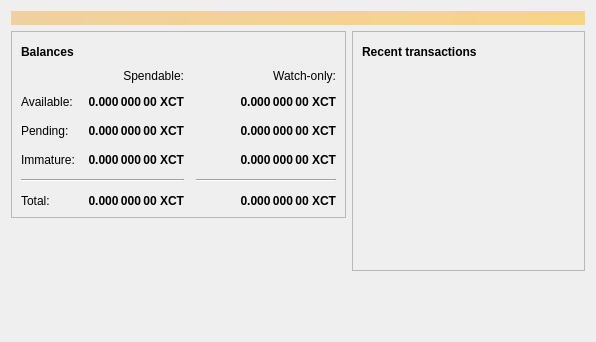
<?xml version="1.0" encoding="UTF-8"?>
<ui version="4.0">
 <class>OverviewPage</class>
 <widget class="QWidget" name="OverviewPage">
  <property name="geometry">
   <rect>
    <x>0</x>
    <y>0</y>
    <width>596</width>
    <height>342</height>
   </rect>
  </property>
  <property name="windowTitle">
   <string>Form</string>
  </property>
  <layout class="QVBoxLayout" name="topLayout">
   <item>
    <widget class="QLabel" name="labelAlerts">
     <property name="visible">
      <bool>false</bool>
     </property>
     <property name="styleSheet">
      <string notr="true">QLabel { background-color: qlineargradient(x1: 0, y1: 0, x2: 1, y2: 0, stop:0 #F0D0A0, stop:1 #F8D488); color:#000000; }</string>
     </property>
     <property name="wordWrap">
      <bool>true</bool>
     </property>
     <property name="margin">
      <number>3</number>
     </property>
     <property name="textInteractionFlags">
      <set>Qt::TextSelectableByMouse</set>
     </property>
    </widget>
   </item>
   <item>
    <layout class="QHBoxLayout" name="horizontalLayout" stretch="1,1">
     <item>
      <layout class="QVBoxLayout" name="verticalLayout_2">
       <item>
        <widget class="QFrame" name="frame">
         <property name="frameShape">
          <enum>QFrame::StyledPanel</enum>
         </property>
         <property name="frameShadow">
          <enum>QFrame::Raised</enum>
         </property>
         <layout class="QVBoxLayout" name="verticalLayout_4">
          <item>
           <layout class="QHBoxLayout" name="horizontalLayout_4">
            <item>
             <widget class="QLabel" name="label_5">
              <property name="font">
               <font>
                <weight>75</weight>
                <bold>true</bold>
               </font>
              </property>
              <property name="text">
               <string>Balances</string>
              </property>
             </widget>
            </item>
            <item>
             <widget class="QPushButton" name="labelWalletStatus">
              <property name="enabled">
               <bool>false</bool>
              </property>
              <property name="maximumSize">
               <size>
                <width>30</width>
                <height>16777215</height>
               </size>
              </property>
              <property name="toolTip">
               <string>The displayed information may be out of date. Your wallet automatically synchronizes with the Bitcoin network after a connection is established, but this process has not completed yet.</string>
              </property>
              <property name="text">
               <string/>
              </property>
              <property name="icon">
               <iconset resource="../bitcoin.qrc">
                <normaloff>:/icons/warning</normaloff>
                <disabledoff>:/icons/warning</disabledoff>:/icons/warning</iconset>
              </property>
              <property name="iconSize">
               <size>
                <width>24</width>
                <height>24</height>
               </size>
              </property>
              <property name="flat">
               <bool>true</bool>
              </property>
             </widget>
            </item>
            <item>
             <spacer name="horizontalSpacer_3">
              <property name="orientation">
               <enum>Qt::Horizontal</enum>
              </property>
              <property name="sizeHint" stdset="0">
               <size>
                <width>40</width>
                <height>20</height>
               </size>
              </property>
             </spacer>
            </item>
           </layout>
          </item>
          <item>
           <layout class="QGridLayout" name="gridLayout">
            <property name="spacing">
             <number>12</number>
            </property>
            <item row="2" column="2">
             <widget class="QLabel" name="labelWatchPending">
              <property name="font">
               <font>
                <weight>75</weight>
                <bold>true</bold>
               </font>
              </property>
              <property name="cursor">
               <cursorShape>IBeamCursor</cursorShape>
              </property>
              <property name="toolTip">
               <string>Unconfirmed transactions to watch-only addresses</string>
              </property>
              <property name="text">
               <string notr="true">0.000 000 00 XCT</string>
              </property>
              <property name="alignment">
               <set>Qt::AlignRight|Qt::AlignTrailing|Qt::AlignVCenter</set>
              </property>
              <property name="textInteractionFlags">
               <set>Qt::LinksAccessibleByMouse|Qt::TextSelectableByKeyboard|Qt::TextSelectableByMouse</set>
              </property>
             </widget>
            </item>
            <item row="2" column="1">
             <widget class="QLabel" name="labelUnconfirmed">
              <property name="font">
               <font>
                <weight>75</weight>
                <bold>true</bold>
               </font>
              </property>
              <property name="cursor">
               <cursorShape>IBeamCursor</cursorShape>
              </property>
              <property name="toolTip">
               <string>Total of transactions that have yet to be confirmed, and do not yet count toward the spendable balance</string>
              </property>
              <property name="text">
               <string notr="true">0.000 000 00 XCT</string>
              </property>
              <property name="alignment">
               <set>Qt::AlignRight|Qt::AlignTrailing|Qt::AlignVCenter</set>
              </property>
              <property name="textInteractionFlags">
               <set>Qt::LinksAccessibleByMouse|Qt::TextSelectableByKeyboard|Qt::TextSelectableByMouse</set>
              </property>
             </widget>
            </item>
            <item row="3" column="2">
             <widget class="QLabel" name="labelWatchImmature">
              <property name="font">
               <font>
                <weight>75</weight>
                <bold>true</bold>
               </font>
              </property>
              <property name="cursor">
               <cursorShape>IBeamCursor</cursorShape>
              </property>
              <property name="toolTip">
               <string>Mined balance in watch-only addresses that has not yet matured</string>
              </property>
              <property name="text">
               <string notr="true">0.000 000 00 XCT</string>
              </property>
              <property name="alignment">
               <set>Qt::AlignRight|Qt::AlignTrailing|Qt::AlignVCenter</set>
              </property>
              <property name="textInteractionFlags">
               <set>Qt::LinksAccessibleByMouse|Qt::TextSelectableByKeyboard|Qt::TextSelectableByMouse</set>
              </property>
             </widget>
            </item>
            <item row="4" column="0" colspan="2">
             <widget class="Line" name="line">
              <property name="orientation">
               <enum>Qt::Horizontal</enum>
              </property>
             </widget>
            </item>
            <item row="4" column="2">
             <widget class="Line" name="lineWatchBalance">
              <property name="sizePolicy">
               <sizepolicy hsizetype="Preferred" vsizetype="Fixed">
                <horstretch>0</horstretch>
                <verstretch>0</verstretch>
               </sizepolicy>
              </property>
              <property name="minimumSize">
               <size>
                <width>140</width>
                <height>0</height>
               </size>
              </property>
              <property name="orientation">
               <enum>Qt::Horizontal</enum>
              </property>
             </widget>
            </item>
            <item row="5" column="0">
             <widget class="QLabel" name="labelTotalText">
              <property name="text">
               <string>Total:</string>
              </property>
             </widget>
            </item>
            <item row="3" column="1">
             <widget class="QLabel" name="labelImmature">
              <property name="font">
               <font>
                <weight>75</weight>
                <bold>true</bold>
               </font>
              </property>
              <property name="cursor">
               <cursorShape>IBeamCursor</cursorShape>
              </property>
              <property name="toolTip">
               <string>Mined balance that has not yet matured</string>
              </property>
              <property name="text">
               <string notr="true">0.000 000 00 XCT</string>
              </property>
              <property name="alignment">
               <set>Qt::AlignRight|Qt::AlignTrailing|Qt::AlignVCenter</set>
              </property>
              <property name="textInteractionFlags">
               <set>Qt::LinksAccessibleByMouse|Qt::TextSelectableByKeyboard|Qt::TextSelectableByMouse</set>
              </property>
             </widget>
            </item>
            <item row="2" column="3">
             <spacer name="horizontalSpacer_2">
              <property name="orientation">
               <enum>Qt::Horizontal</enum>
              </property>
              <property name="sizeHint" stdset="0">
               <size>
                <width>40</width>
                <height>20</height>
               </size>
              </property>
             </spacer>
            </item>
            <item row="3" column="0">
             <widget class="QLabel" name="labelImmatureText">
              <property name="text">
               <string>Immature:</string>
              </property>
             </widget>
            </item>
            <item row="5" column="1">
             <widget class="QLabel" name="labelTotal">
              <property name="font">
               <font>
                <weight>75</weight>
                <bold>true</bold>
               </font>
              </property>
              <property name="cursor">
               <cursorShape>IBeamCursor</cursorShape>
              </property>
              <property name="toolTip">
               <string>Your current total balance</string>
              </property>
              <property name="text">
               <string notr="true">0.000 000 00 XCT</string>
              </property>
              <property name="alignment">
               <set>Qt::AlignRight|Qt::AlignTrailing|Qt::AlignVCenter</set>
              </property>
              <property name="textInteractionFlags">
               <set>Qt::LinksAccessibleByMouse|Qt::TextSelectableByKeyboard|Qt::TextSelectableByMouse</set>
              </property>
             </widget>
            </item>
            <item row="5" column="2">
             <widget class="QLabel" name="labelWatchTotal">
              <property name="font">
               <font>
                <weight>75</weight>
                <bold>true</bold>
               </font>
              </property>
              <property name="cursor">
               <cursorShape>IBeamCursor</cursorShape>
              </property>
              <property name="toolTip">
               <string>Current total balance in watch-only addresses</string>
              </property>
              <property name="text">
               <string notr="true">0.000 000 00 XCT</string>
              </property>
              <property name="alignment">
               <set>Qt::AlignRight|Qt::AlignTrailing|Qt::AlignVCenter</set>
              </property>
              <property name="textInteractionFlags">
               <set>Qt::LinksAccessibleByMouse|Qt::TextSelectableByKeyboard|Qt::TextSelectableByMouse</set>
              </property>
             </widget>
            </item>
            <item row="0" column="2">
             <widget class="QLabel" name="labelWatchonly">
              <property name="text">
               <string>Watch-only:</string>
              </property>
              <property name="alignment">
               <set>Qt::AlignRight|Qt::AlignTrailing|Qt::AlignVCenter</set>
              </property>
             </widget>
            </item>
            <item row="1" column="0">
             <widget class="QLabel" name="labelBalanceText">
              <property name="text">
               <string>Available:</string>
              </property>
             </widget>
            </item>
            <item row="1" column="1">
             <widget class="QLabel" name="labelBalance">
              <property name="font">
               <font>
                <weight>75</weight>
                <bold>true</bold>
               </font>
              </property>
              <property name="cursor">
               <cursorShape>IBeamCursor</cursorShape>
              </property>
              <property name="toolTip">
               <string>Your current spendable balance</string>
              </property>
              <property name="text">
               <string notr="true">0.000 000 00 XCT</string>
              </property>
              <property name="alignment">
               <set>Qt::AlignRight|Qt::AlignTrailing|Qt::AlignVCenter</set>
              </property>
              <property name="textInteractionFlags">
               <set>Qt::LinksAccessibleByMouse|Qt::TextSelectableByKeyboard|Qt::TextSelectableByMouse</set>
              </property>
             </widget>
            </item>
            <item row="1" column="2">
             <widget class="QLabel" name="labelWatchAvailable">
              <property name="font">
               <font>
                <weight>75</weight>
                <bold>true</bold>
               </font>
              </property>
              <property name="cursor">
               <cursorShape>IBeamCursor</cursorShape>
              </property>
              <property name="toolTip">
               <string>Your current balance in watch-only addresses</string>
              </property>
              <property name="text">
               <string notr="true">0.000 000 00 XCT</string>
              </property>
              <property name="alignment">
               <set>Qt::AlignRight|Qt::AlignTrailing|Qt::AlignVCenter</set>
              </property>
              <property name="textInteractionFlags">
               <set>Qt::LinksAccessibleByMouse|Qt::TextSelectableByKeyboard|Qt::TextSelectableByMouse</set>
              </property>
             </widget>
            </item>
            <item row="2" column="0">
             <widget class="QLabel" name="labelPendingText">
              <property name="text">
               <string>Pending:</string>
              </property>
             </widget>
            </item>
            <item row="0" column="1">
             <widget class="QLabel" name="labelSpendable">
              <property name="text">
               <string>Spendable:</string>
              </property>
              <property name="alignment">
               <set>Qt::AlignRight|Qt::AlignTrailing|Qt::AlignVCenter</set>
              </property>
             </widget>
            </item>
           </layout>
          </item>
         </layout>
        </widget>
       </item>
       <item>
        <spacer name="verticalSpacer">
         <property name="orientation">
          <enum>Qt::Vertical</enum>
         </property>
         <property name="sizeHint" stdset="0">
          <size>
           <width>20</width>
           <height>40</height>
          </size>
         </property>
        </spacer>
       </item>
      </layout>
     </item>
     <item>
      <layout class="QVBoxLayout" name="verticalLayout_3">
       <item>
        <widget class="QFrame" name="frame_2">
         <property name="frameShape">
          <enum>QFrame::StyledPanel</enum>
         </property>
         <property name="frameShadow">
          <enum>QFrame::Raised</enum>
         </property>
         <layout class="QVBoxLayout" name="verticalLayout">
          <item>
           <layout class="QHBoxLayout" name="horizontalLayout_2">
            <item>
             <widget class="QLabel" name="label_4">
              <property name="font">
               <font>
                <weight>75</weight>
                <bold>true</bold>
               </font>
              </property>
              <property name="text">
               <string>Recent transactions</string>
              </property>
             </widget>
            </item>
            <item>
             <widget class="QPushButton" name="labelTransactionsStatus">
              <property name="enabled">
               <bool>false</bool>
              </property>
              <property name="maximumSize">
               <size>
                <width>30</width>
                <height>16777215</height>
               </size>
              </property>
              <property name="toolTip">
               <string>The displayed information may be out of date. Your wallet automatically synchronizes with the Bitcoin network after a connection is established, but this process has not completed yet.</string>
              </property>
              <property name="text">
               <string/>
              </property>
              <property name="icon">
               <iconset resource="../bitcoin.qrc">
                <normaloff>:/icons/warning</normaloff>
                <disabledoff>:/icons/warning</disabledoff>:/icons/warning</iconset>
              </property>
              <property name="iconSize">
               <size>
                <width>24</width>
                <height>24</height>
               </size>
              </property>
              <property name="flat">
               <bool>true</bool>
              </property>
             </widget>
            </item>
            <item>
             <spacer name="horizontalSpacer">
              <property name="orientation">
               <enum>Qt::Horizontal</enum>
              </property>
              <property name="sizeHint" stdset="0">
               <size>
                <width>40</width>
                <height>20</height>
               </size>
              </property>
             </spacer>
            </item>
           </layout>
          </item>
          <item>
           <widget class="QListView" name="listTransactions">
            <property name="styleSheet">
             <string notr="true">QListView { background: transparent; }</string>
            </property>
            <property name="frameShape">
             <enum>QFrame::NoFrame</enum>
            </property>
            <property name="verticalScrollBarPolicy">
             <enum>Qt::ScrollBarAlwaysOff</enum>
            </property>
            <property name="horizontalScrollBarPolicy">
             <enum>Qt::ScrollBarAlwaysOff</enum>
            </property>
            <property name="selectionMode">
             <enum>QAbstractItemView::NoSelection</enum>
            </property>
           </widget>
          </item>
         </layout>
        </widget>
       </item>
       <item>
        <spacer name="verticalSpacer_2">
         <property name="orientation">
          <enum>Qt::Vertical</enum>
         </property>
         <property name="sizeHint" stdset="0">
          <size>
           <width>20</width>
           <height>40</height>
          </size>
         </property>
        </spacer>
       </item>
      </layout>
     </item>
    </layout>
   </item>
  </layout>
 </widget>
 <resources/>
 <connections/>
</ui>
